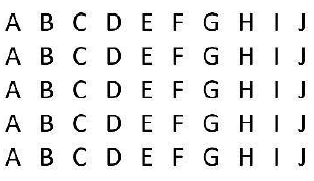
%> input picture exp1_Alphabet_recognition/TRA.png, 314 x 181 px
$ octave Exp0_Alphabet_recognition_120_105_112_121.m   (GNU Octave 9; MATLAB toolbox functions it lacks are replaced by stand-ins)
%> lines starting %> are read from the running program, lines starting %| are printed output that depends on the picture; in (x1, y1, x2, y2) boxes, pixels count from 0 and x2, y2 are one past the last pixel; in counts of white or black regions, pixels touching at a corner belong together; the program's own positions count from 1
### exp1_Alphabet_recognition/ffn.m
function [out_a1] = ffn(weights1,weights2,b1,b2,input,no_of_input_nodes,no_of_samples,no_of_hidden_nodes,no_of_output_nodes)
a(no_of_input_nodes)=0;
a1(no_of_input_nodes)=0;
error(1:no_of_output_nodes)=1;
weights = 0;
out_a(no_of_input_nodes)=0;
lazyness=0;
inputs=1;
p=0.5;
for m=1:no_of_samples
    for k=1:no_of_input_nodes
        x(k)=input(k,m);
    end
    %Feed-Forward Network
    for hidden_nodes = 1: no_of_hidden_nodes
        a(hidden_nodes)=0;
        for input_nodes=1:no_of_input_nodes
            a(hidden_nodes)=a(hidden_nodes)+ x(input_nodes)*weights1(input_nodes,hidden_nodes);
        end
        a(hidden_nodes)=a(hidden_nodes)+b1(hidden_nodes);
        out_a(hidden_nodes) = sigmoid(a(hidden_nodes)*0.5);
    end
    for output_nodes = 1: no_of_output_nodes
        a1(output_nodes)=0;
        for hidden_nodes = 1: no_of_hidden_nodes
            a1(output_nodes) = a1(output_nodes) + out_a(hidden_nodes)* weights2(hidden_nodes,output_nodes);
        end
       a1(output_nodes) = a1(output_nodes) + b2(output_nodes);
        out_a1(output_nodes) = sigmoid(a1(output_nodes)*0.5);
         out_a1(output_nodes) = round(out_a1(output_nodes));
    end
    end
end

### exp1_Alphabet_recognition/Exp0_Alphabet_recognition_120_105_112_121.m
%% Assignment Machine Learning -1
% Ventrapragada Sai Shravani (17070123120)
%
% Snigdha Labh (17070123105)
%
% Satyaki Tatte (17070123112)
%
% Vinayak Kuanr (17070123121)
%
% Batch: G3 (17-21)
%
%% Source code
clc;
clear all;
close all;
b1=load('bias1.mat');
b2=load('bias2.mat');
w1=load('weights1.mat');
w2=load('weights2.mat');
b1=b1.b1;
b2=b2.b2;
w1=w1.w1;
w2=w2.w2;
%Image Preprocessing
I = imread('TRA.png');
%> I is the input picture: size 181x314x3 uint8; min 0, max 255, mean 234.9
final_image = 'TRA.png';
%Convert to GrayScale
Igray =rgb2gray(I);
figure(1);
imshow(Igray);
% pause;
%Convert to binary image
Ibw = im2bw(Igray,graythresh(Igray));
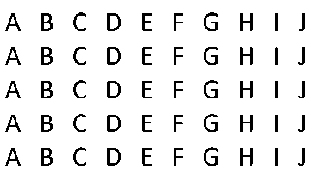
%> Ibw: size 181x314 logical; 91.9% white; 50 black regions, largest, box (x1, y1, x2, y2) and area: (41, 13, 53, 31) 133, (41, 47, 53, 65) 132, (41, 148, 53, 166) 132
figure(2);
imshow(Ibw);
% pause;
%Edge detection
Iedge = edge(uint8(Ibw));
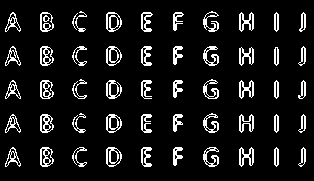
%> Iedge: size 181x314 logical; 9.6% white in thin lines or dots, all inside (x1, y1, x2, y2) = (5, 11, 306, 167)
figure(3);
imshow(Iedge);
% pause;
% Image Dilation
se = strel('square',2);
Iedge2 = imdilate(Iedge, se);
%> Iedge2: size 181x314 logical; 16.3% white; 50 white regions, largest, box (x1, y1, x2, y2) and area: (106, 147, 123, 168) 245, (106, 12, 123, 33) 244, (40, 46, 55, 67) 242
figure(4);
imshow(Iedge2);
% pause;
% Image Filling
Ifill= imfill(Iedge2,'holes');
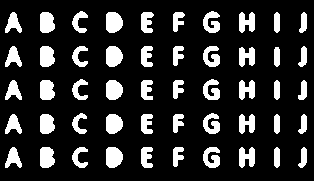
%> Ifill: size 181x314 logical; 17.3% white; 50 white regions
figure(5);
imshow(Ifill);
% pause;
%Blob analysis
[Ilabel num] = bwlabel(Ifill);
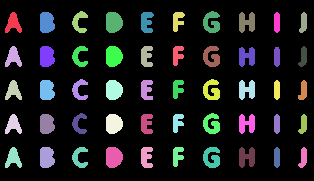
%> Ilabel: size 181x314 double; 51 distinct labels, from 0 to 50; one colour per label, 0 black
%> num = 50
disp(num);
%| 50
Iprops = regionprops(Ilabel);
%> Iprops = 50 regions; largest, box (x1, y1, x2, y2), Area and Centroid: (106, 12, 123, 33) 298 [114.2 22.9], (106, 147, 123, 168) 297 [114.2 157.8], (106, 46, 123, 67) 292 [114.2 56.9], (106, 80, 123, 100) 282 [114.3 90.6], (106, 114, 123, 134) 280 [114.3 124.4]
Ibox = [Iprops.BoundingBox];
%> Ibox = 200 values, max 299.5 at index 197, min 5.5 at index 1, mean 67.5
Ibox = reshape(Ibox,[4 num]);
%> Ibox = 50 columns, first 8: [5.5 5.5 5.5 5.5 5.5 40.5 40.5 40.5; 12.5 46.5 80.5 114.5 147.5 12.5 46.5 80.5; 17 17 17 17 17 15 15 15; 21 21 20 20 21 21 21 20]
%% Plotting object location
hold on;
for cnt = 1:num
    rectangle('position',Ibox(:,cnt),'edgecolor','r');
end
%> this loop made 50 passes
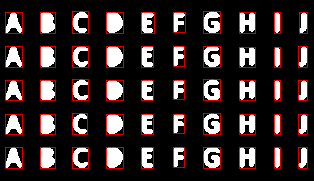
%> figure redrawn from the program's plot data
% [18 lines of commented-out code are left out]
row1=[];
row2=[];
row3=[];
row4=[];
row5=[];
p2=[];
for cnt1 = 1:num
    data=imcrop(Ifill,Ibox(:,cnt1));
    %Feature Extraction
    %Trimming Image
    data( ~any(data,2), : ) = []; %rows
    data( :, ~any(data,1) ) = []; %columns
    %resizing Image
    final_data = imresize(data,[5 7]);
    %data to be sent to neural network data1=[data1 reshape(final_data',35,1)]; if(rem(cnt1,5)==1)
    row1=[row1 reshape(final_data',35,1)];
    if(rem(cnt1,5)==2)
    row2=[row2 reshape(final_data',35,1)];
    end
    if(rem(cnt1,5)==3)
    row3=[row3 reshape(final_data',35,1)];
    end
    if(rem(cnt1,5)==4)
    row4=[row4 reshape(final_data',35,1)];
    end
    if(rem(cnt1,5)==0)
    row5=[row5 reshape(final_data',35,1)];
    end
end
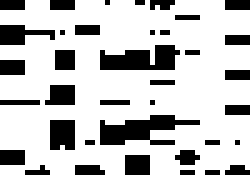
%> row1: size 35x50 double (shown 5 times larger); values 0 (black) and 1 (white), 75.5% white; 37 black regions (31 under 20 px), largest, box (x1, y1, x2, y2) and area: (20, 23, 40, 29) 66, (20, 9, 36, 14) 58, (10, 24, 15, 30) 29, (0, 5, 11, 9) 27, (9, 17, 15, 21) 21, (25, 31, 30, 35) 20
out=[row1 row2 row3 row4 row5];
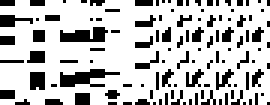
%> out: size 35x90 double (shown 3 times larger); values 0 (black) and 1 (white), 75.4% white; black in thin lines or dots
j=1;
for i=41:50
Ptest = out(:,i);
answer = ffn(w1,w2,b1,b2,Ptest,35,1,30,10);
final(j,1) = char(answer*[49;50;51;52;53;'A';'B';'C';'D';'E'])
j=j+1;
end
%> this loop made 10 passes
%> answer on passes 1 to 10: [0 0 0 0 0 0 0 0 0 1], [0 0 0 0 0 0 0 0 0 1], [0 0 0 0 0 0 0 0 0 1], [0 0 0 0 0 0 0 0 0 1], [0 0 0 0 0 0 0 0 0 1], [0 0 0 0 0 0 0 0 0 0], [0 0 0 0 0 0 0 0 0 0], [0 0 0 0 0 0 0 0 0 1], [0 0 0 0 0 0 0 0 0 0], [0 0 0 0 0 0 0 0 0 0]
%> after the loop, final = 10 items; j = 11
%% Conclusion-
% Using imread function we read the image and then using rgb2gray the image
% was converted to gray scale, then using im2bw the image was converted to
% binary. Next, by doing so we made image in the form of ones and zeroes where
% 1 being black (background) and 0 being white (foreground). Then by using the
% function edge we detected the edge of the letter and with imdilate and imfill
% filled and dilated the image. Next we did blob analysis using regionprop and
% reshape function to form a bounding box around the letter. We tried calculating
% euclidean distance from line 50 to 67 but we couldnt extract one of the vectors
% to fulfil the eucalidean distance parameters. Hence we did trimming of image,
% resizing of image and hence extracted the features and then the data was sent
% to the neural network.
